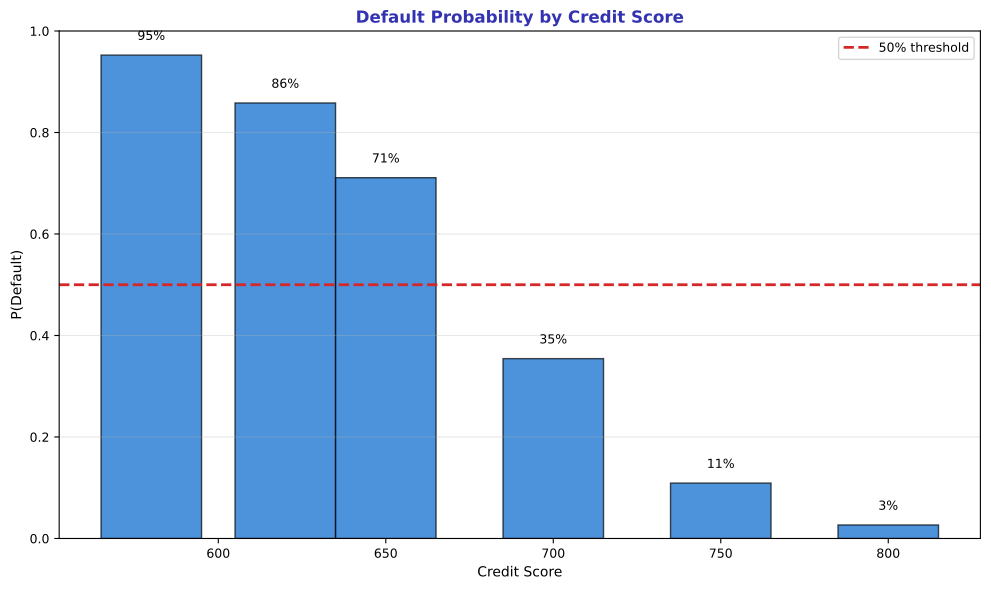

Here is the Python script that generated this plot:
"""Probability Interpretation"""
import matplotlib.pyplot as plt
import numpy as np
from pathlib import Path

plt.rcParams.update({
    'font.size': 10, 'axes.labelsize': 10, 'axes.titlesize': 11,
    'xtick.labelsize': 9, 'ytick.labelsize': 9, 'legend.fontsize': 9,
    'figure.figsize': (10, 6), 'figure.dpi': 150
})

MLPURPLE = '#3333B2'
MLLAVENDER = '#ADADE0'
MLBLUE = '#0066CC'
MLORANGE = '#FF7F0E'
MLGREEN = '#2CA02C'
MLRED = '#D62728'

np.random.seed(42)

fig, ax = plt.subplots(figsize=(10, 6))


# Credit score example
scores = np.array([580, 620, 650, 700, 750, 800])
# Simulated default probabilities
probs = 1 / (1 + np.exp(0.03 * (scores - 680)))

ax.bar(scores, probs, width=30, color=MLBLUE, edgecolor='black', alpha=0.7)
ax.axhline(0.5, color=MLRED, linestyle='--', linewidth=2, label='50% threshold')

for score, prob in zip(scores, probs):
    ax.text(score, prob + 0.03, f'{prob:.0%}', ha='center', fontsize=9)

ax.set_title('Default Probability by Credit Score', fontsize=12, fontweight='bold', color=MLPURPLE)
ax.set_xlabel('Credit Score', fontsize=10)
ax.set_ylabel('P(Default)', fontsize=10)
ax.legend(fontsize=9)
ax.grid(alpha=0.3, axis='y')
ax.set_ylim(0, 1)


plt.tight_layout()
plt.savefig(Path(__file__).parent / 'chart.pdf', dpi=300, bbox_inches='tight')
plt.close()
